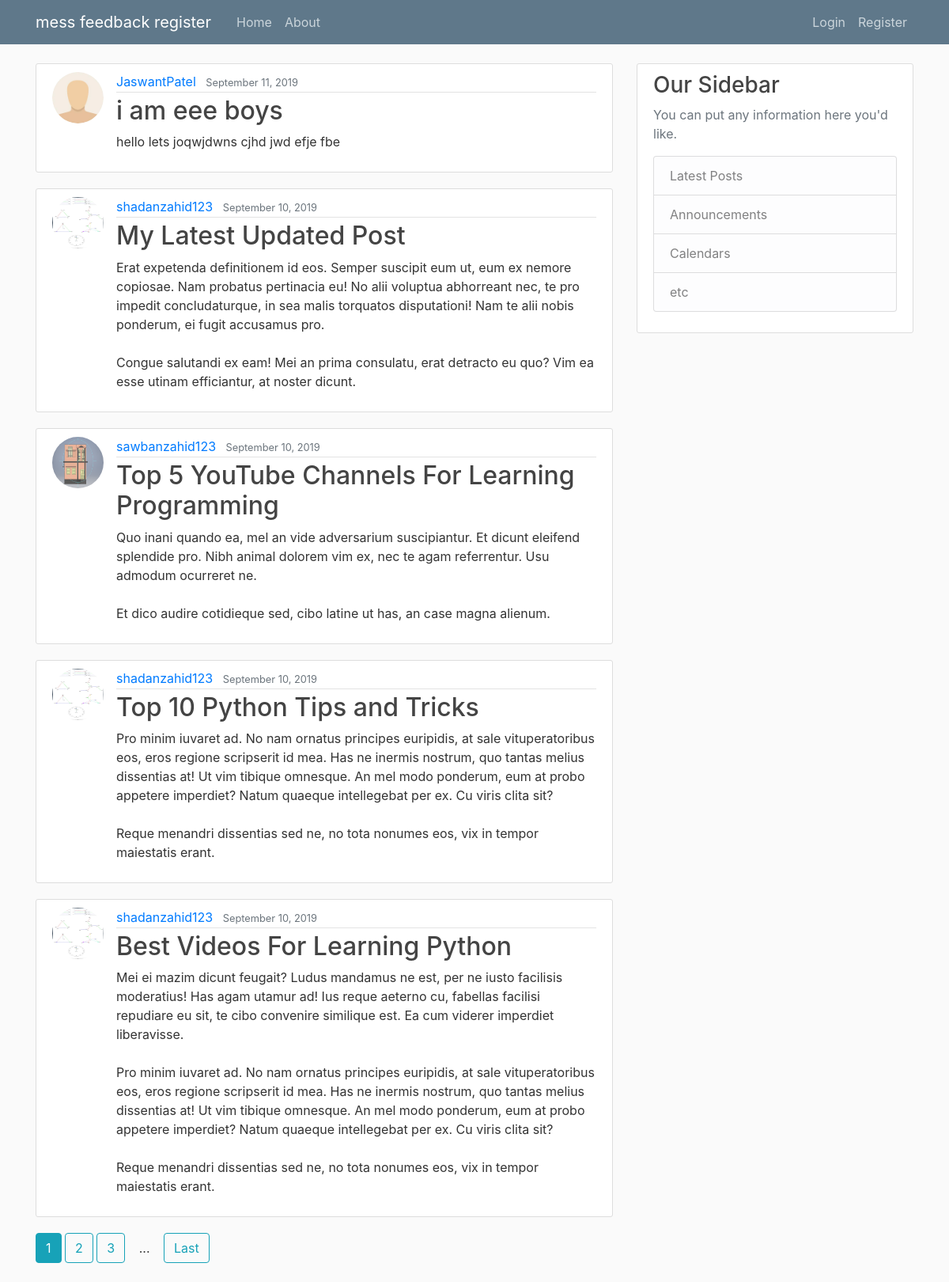
The page / on the database its author committed.
### blog/models.py (models this page shows, shortened)
class post(models.Model):
    title = models.CharField(max_length=100)
    content = models.TextField()
    date_posted = models.DateTimeField(default = timezone.now)
    author = models.ForeignKey(User , on_delete=models.CASCADE)

### users/models.py (models this page shows, shortened)
class profile(models.Model):
    user = models.OneToOneField(User , on_delete=models.CASCADE)
    image = models.ImageField(default='default.jpg' , upload_to='profile_pics')

### blog/views.py (the view)
# urls.py: path('', PostListView.as_view(),name='blog-home'),
class PostListView(ListView):
    model = post
    template_name='blog/home.html' #<app>/<model>_<viewtype>.html
    context_object_name = 'posts'
    ordering = ['-date_posted']
    paginate_by = 5

### blog/templates/blog/home.html (shortened to what this page needs)
{% extends "blog/base.html" %}
{% block content %}
    {%  for post in posts  %}
        <article class="media content-section">
            <img class="rounded-circle article-img" src="{{ post.author.profile.image.url }}">
            <div class="media-body">
            <div class="article-metadata">
                <a class="mr-2" href="{% url 'user-posts' post.author.username %}">{{ post.author }}</a>
                <small class="text-muted">{{ post.date_posted|date:"F d, Y" }}</small>
            </div>
            <h2><a class="article-title" href="{% url 'post-detail' post.id %}">{{ post.title }}</a></h2>
            <p class="article-content">{{ post.content }}</p>
            </div>
        </article>
    {% endfor %}
    {% if is_paginated %}
    <div class="centered">
        {% for num in page_obj.paginator.page_range %}
            {% if page_obj.number == num %}
            <a  class="btn btn-info mb-4" href="?page={{num}}">{{ num}}</a>
            {% elif num > page_obj.number|add:'-3' and num < page_obj.number|add:'3' %}
                <a  class="btn btn-outline-info mb-4" href="?page={{num}}">{{ num}}</a>
            {%endif%}
        {% endfor %}
        {% if page_obj.has_next %}
            <a  class="btn mb-4" >...</a>
            <a  class="btn btn-outline-info mb-4" href="?page={{ page_obj.paginator.num_pages }}">Last</a>
        {% endif %}
    </div>
    {% endif %}
{% endblock content%}

### blog/templates/blog/base.html (shortened to what this page needs)
{% load static %}
<!DOCTYPE html>
<html>
    <head>
        <link rel="stylesheet" href="https://stackpath.bootstrapcdn.com/bootstrap/4.3.1/css/bootstrap.min.css">
        <link rel="stylesheet" type="text/css" href="{% static 'blog//main.css' %}" >
    </head>
    <body>
        <header class="site-header">
            <nav class="navbar navbar-expand-md navbar-dark bg-steel fixed-top">
                <div class="container">
                    <a class="navbar-brand mr-4" href="{% url 'blog-home' %}">mess feedback register</a>
                    <div class="collapse navbar-collapse" id="navbarToggle">
                        <div class="navbar-nav mr-auto">
                        <a class="nav-item nav-link" href="{% url 'blog-home' %}">Home</a>
                        <a class="nav-item nav-link" href="{% url 'blog-about' %}">About</a>
                        </div>
                        <div class="navbar-nav">
                          {% if user.is_authenticated %}
                          <a class="nav-item nav-link" href="{% url 'post-create' %}">New Post</a>
                          <a class="nav-item nav-link" href="{% url 'profile' %}">Profile</a>
                          <a class="nav-item nav-link" href="{% url 'logout' %}">Logout</a>
                          {% else %}
                            <a class="nav-item nav-link" href="{% url 'login' %}">Login</a>
                            <a class="nav-item nav-link" href="{% url 'register' %}">Register</a>
                          {% endif %}
                        </div>
                    </div>
                </div>
            </nav>
        </header>
        <main role="main" class="container">
                <div class="row">
                  <div class="col-md-8">
                    {% block content %}{% endblock %}
                  </div>
                  <div class="col-md-4">
                    <div class="content-section">
                      <h3>Our Sidebar</h3>
                      <p class='text-muted'>You can put any information here you'd like.
                        <ul class="list-group">
                          <li class="list-group-item list-group-item-light">Latest Posts</li>
                          <li class="list-group-item list-group-item-light">Announcements</li>
                          <li class="list-group-item list-group-item-light">Calendars</li>
                          <li class="list-group-item list-group-item-light">etc</li>
                        </ul>
                      </p>
                    </div>
                  </div>
                </div>
        </main>
    </body>
</html>

### blog/static/blog/main.css (style rules this page uses)
body { background: #fafafa; color: #333333; margin-top: 5rem; }
h1, h2, h3, h4, h5, h6 { color: #444444; }
ul { margin: 0; }
.bg-steel { background-color: #5f788a; }
.site-header .navbar-nav .nav-link { color: #cbd5db; }
.content-section { background: #ffffff; padding: 10px 20px; border: 1px solid #dddddd; border-radius: 3px; margin-bottom: 20px; }
.article-title { color: #444444; }
.article-content { white-space: pre-line; }
.article-img { height: 65px; width: 65px; margin-right: 16px; }
.article-metadata { padding-bottom: 1px; margin-bottom: 4px; border-bottom: 1px solid #e3e3e3 }

### rows shown on the page
post: author.profile.image (placeholder picture), author "JaswantPatel", date_posted "September 11, 2019", title "i am eee boys", content "hello lets joqwjdwns cjhd jwd efje fbe"
post: author.profile.image (picture), author "shadanzahid123", date_posted "September 10, 2019", title "My Latest Updated Post", content "Erat expetenda definitionem id eos. Semper suscipit eum ut, eum ex nemore copiosae. Nam probatus pertinacia eu! No alii voluptua abhorreant nec, te pro impedit concludaturque, in sea malis torquatos disputationi! Nam te alii nobis ponderum, ei fugit accusamus pro. Congue salutandi ex eam! Mei an prima consulatu, erat detracto eu quo? Vim ea esse utinam efficiantur, at noster dicunt."
post: author.profile.image (picture), author "sawbanzahid123", date_posted "September 10, 2019", title "Top 5 YouTube Channels For Learning Programming", content "Quo inani quando ea, mel an vide adversarium suscipiantur. Et dicunt eleifend splendide pro. Nibh animal dolorem vim ex, nec te agam referrentur. Usu admodum ocurreret ne. Et dico audire cotidieque sed, cibo latine ut has, an case magna alienum."
post: author.profile.image (picture), author "shadanzahid123", date_posted "September 10, 2019", title "Top 10 Python Tips and Tricks", content "Pro minim iuvaret ad. No nam ornatus principes euripidis, at sale vituperatoribus eos, eros regione scripserit id mea. Has ne inermis nostrum, quo tantas melius dissentias at! Ut vim tibique omnesque. An mel modo ponderum, eum at probo appetere imperdiet? Natum quaeque intellegebat per ex. Cu viris clita sit? Reque menandri dissentias sed ne, no tota nonumes eos, vix in tempor maiestatis erant."
post: author.profile.image (picture), author "shadanzahid123", date_posted "September 10, 2019", title "Best Videos For Learning Python", content "Mei ei mazim dicunt feugait? Ludus mandamus ne est, per ne iusto facilisis moderatius! Has agam utamur ad! Ius reque aeterno cu, fabellas facilisi repudiare eu sit, te cibo convenire similique est. Ea cum viderer imperdiet liberavisse. Pro minim iuvaret ad. No nam ornatus principes euripidis, at sale vituperatoribus eos, eros regione scripserit id mea. Has ne inermis nostrum, quo tantas melius dissentias at! Ut vim tibique omnesque. An mel modo ponderum, eum at probo appetere imperdiet? Natum quaeque intellegebat per ex. Cu viris clita sit? Reque menandri dissentias sed ne, no tota nonumes eos, vix in tempor maiestatis erant."

### other values the page prints
{{ num }} "1"
{{ num }} "2" "3"
